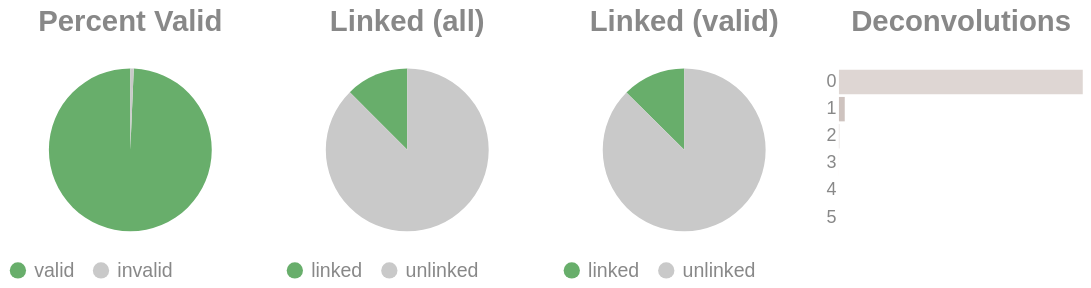

The notebook cell this image was saved under:
### Code cell
if SKIPLR:
    pass
else:
    clash = Counter()
    for i in valids['molecule'].to_list():
        _mol = i.split("-")
        if len(_mol) == 1:
            clash.update('0')
        else:
            clash.update(_mol[-1])

    _d = {"deconvolutions": [], 'count': []}
    for k,v in clash.items():
        _d['deconvolutions'].append(k)
        _d['count'].append(v)

    tot_valid = valids['reads'].sum()
    mask = valids['reads'] >= 2
    n_linked_reads = valids.filter(mask)['reads'].sum()
    if n_linked_reads == 0:
        print_html("No linked molecules (>=2 reads) were detected; skipping linked-only distributions.")
        SKIPLR = True
    else:
        perc_valid = round(tot_valid / n_reads, 4)
        linked_perc_abs = round(n_linked_reads / n_reads, 4)
        linked_perc = round(n_linked_reads / tot_valid, 4)

    _valid = pl.DataFrame({"valids": ['valid', 'invalid'], "count": [tot_valid, n_reads - tot_valid]})
    _linked_abs = pl.DataFrame({"linked (absolute)": ['linked', 'unlinked'], "count": [n_linked_reads, n_reads - n_linked_reads]})
    _linked_rel = pl.DataFrame({"linked (valids)": ['linked', 'unlinked'], "count": [n_linked_reads, tot_valid - n_linked_reads]})

    (
        alt.hconcat(
            piechart(_valid, goodval = 'valid', title = "Percent Valid"),
            piechart(_linked_abs, goodval = "linked", title =  "Linked (all)"),
            piechart(_linked_rel, goodval = "linked", title =  "Linked (valid)"),
            convolutionbar(pl.DataFrame(_d), title = "Deconvolutions"),
            center = True,
            bounds = 'flush'
        )
        .resolve_scale(color='independent')
        .resolve_legend('independent')
        .properties(usermeta={'embedOptions': {"actions": False}})
    ).display()

### Figure 1 — Vega-Lite specification as saved in the notebook (floating-point values rounded to 4 significant figures)
{"width": "container", "height": 400, "config": {"title": {"anchor": "start", "dy": -15, "fontSize": 18, "color": "#888888", "subtitleColor": "#888888", "subtitleFontSize": 14}, "arc": {"fill": "#0072B2"}, "axis": {"domainColor": "#888888", "domainWidth": 0.5, "gridWidth": 0.2, "grid": false, "titleFontWeight": 400, "titleFontSize": 15, "labelFontSize": 11, "labelColor": "#888888", "tickColor": "#888888", "tickWidth": 0.2, "titleColor": "#888888"}, "axisBand": {"grid": false}, "axisX": {"grid": true, "tickSize": 10, "domainCap": "round"}, "axisY": {"domain": false, "grid": true, "tickSize": 0, "domainCap": "round"}, "background": "transparent", "header": {"labelFontSize": 15, "labelColor": "#888888", "titleFontSize": 15, "titleFontWeight": 600, "titleColor": "#888888"}, "legend": {"labelFont": "sans-serif", "labelFontSize": 12, "labelColor": "#888888", "symbolSize": 100, "symbolType": "circle", "titleFontSize": 12, "titlePadding": 10, "titleColor": "#888888", "title": null}, "range": {"category": ["#E69F00", "#56B4E9", "#009E73", "#F0E442", "#0072B2", "#D55E00", "#CC79A7", "#000000"], "diverging": ["#cfe8f3", "#a2d4ec", "#73bfe2", "#46abdb", "#1696d2", "#12719e"]}, "area": {"fill": "#0072B2", "fillOpacity": 0.7, "line": true, "strokeOpacity": 0.7}, "line": {"color": "#0072B2", "stroke": "#0072B2", "strokeWidth": 2}, "trail": {"color": "#0072B2", "stroke": "#0072B2", "strokeWidth": 0, "size": 1}, "point": {"filled": true, "fillOpacity": 1.0, "size": 95}, "text": {"color": "#888888", "fontSize": 11, "align": "right", "fontWeight": 400, "size": 11}, "bar": {"fill": "#0072B2", "stroke": null}, "view": {"stroke": null, "continuousWidth": 660, "continuousHeight": 400}}, "hconcat": [{"data": {"name": "data-98de9626f2f22693f2276dba696fb28f"}, "mark": {"type": "arc"}, "encoding": {"color": {"field": "valids", "legend": {"orient": "bottom", "title": null}, "scale": {"domain": ["valid", "invalid"], "range": ["#68ae6b", "#C9C9C9"]}, "title": "Valids", "type": "nominal"}, "theta": {"field": "count", "type": "quantitative"}, "tooltip": [{"field": "valids", "title": "Valids", "type": "ordinal"}, {"field": "percent", "format": ".2%", "title": "Percent", "type": "quantitative"}, {"field": "count", "title": "Count", "type": "quantitative"}]}, "height": 100, "title": {"text": "Percent Valid", "align": "center", "anchor": "middle"}, "transform": [{"calculate": "datum.count / 3311623", "as": "percent"}], "width": 150}, {"data": {"name": "data-97d2ae9257aa15ac335ef64fa1b0e951"}, "mark": {"type": "arc"}, "encoding": {"color": {"field": "linked (absolute)", "legend": {"orient": "bottom", "title": null}, "scale": {"domain": ["linked", "unlinked"], "range": ["#68ae6b", "#C9C9C9"]}, "title": "Linked (Absolute)", "type": "nominal"}, "theta": {"field": "count", "type": "quantitative"}, "tooltip": [{"field": "linked (absolute)", "title": "Linked (Absolute)", "type": "ordinal"}, {"field": "percent", "format": ".2%", "title": "Percent", "type": "quantitative"}, {"field": "count", "title": "Count", "type": "quantitative"}]}, "height": 100, "title": {"text": "Linked (all)", "align": "center", "anchor": "middle"}, "transform": [{"calculate": "datum.count / 3311623", "as": "percent"}], "width": 150}, {"data": {"name": "data-5fac15ef42ac0f31ea884ad927e873d0"}, "mark": {"type": "arc"}, "encoding": {"color": {"field": "linked (valids)", "legend": {"orient": "bottom", "title": null}, "scale": {"domain": ["linked", "unlinked"], "range": ["#68ae6b", "#C9C9C9"]}, "title": "Linked (Valids)", "type": "nominal"}, "theta": {"field": "count", "type": "quantitative"}, "tooltip": [{"field": "linked (valids)", "title": "Linked (Valids)", "type": "ordinal"}, {"field": "percent", "format": ".2%", "title": "Percent", "type": "quantitative"}, {"field": "count", "title": "Count", "type": "quantitative"}]}, "height": 100, "title": {"text": "Linked (valid)", "align": "center", "anchor": "middle"}, "transform": [{"calculate": "datum.count / 3289275", "as": "percent"}], "width": 150}, {"data": {"name": "data-cd4f1cfbc885f3268d348faf194ba037"}, "mark": {"type": "bar"}, "encoding": {"color": {"field": "deconvolutions", "legend": null, "scale": {"scheme": "lightgreyred"}, "type": "nominal"}, "tooltip": [{"field": "deconvolutions", "title": "Deconvolutions", "type": "ordinal"}, {"field": "percent", "format": ".2%", "title": "Percent", "type": "quantitative"}, {"field": "count", "title": "Count", "type": "quantitative"}], "x": {"axis": null, "field": "count", "type": "quantitative"}, "y": {"field": "deconvolutions", "sort": "ascending", "title": null, "type": "nominal"}}, "height": 100, "title": {"text": "Deconvolutions", "align": "center", "anchor": "middle"}, "transform": [{"calculate": "datum.count / 3068340", "as": "percent"}], "width": 150}], "bounds": "flush", "center": true, "resolve": {"legend": {"angle": "independent"}, "scale": {"color": "independent"}}, "usermeta": {"embedOptions": {"actions": false}}, "$schema": "https://vega.github.io/schema/vega-lite/v6.1.0.json", "datasets": {"data-98de9626f2f22693f2276dba696fb28f": [{"valids": "valid", "count": 3289275}, {"valids": "invalid", "count": 22348}], "data-97d2ae9257aa15ac335ef64fa1b0e951": [{"linked (absolute)": "linked", "count": 412654}, {"linked (absolute)": "unlinked", "count": 2898969}], "data-5fac15ef42ac0f31ea884ad927e873d0": [{"linked (valids)": "linked", "count": 412654}, {"linked (valids)": "unlinked", "count": 2876621}], "data-cd4f1cfbc885f3268d348faf194ba037": [{"deconvolutions": "0", "count": 2993535}, {"deconvolutions": "1", "count": 71310}, {"deconvolutions": "2", "count": 3260}, {"deconvolutions": "3", "count": 211}, {"deconvolutions": "4", "count": 22}, {"deconvolutions": "5", "count": 2}]}}
